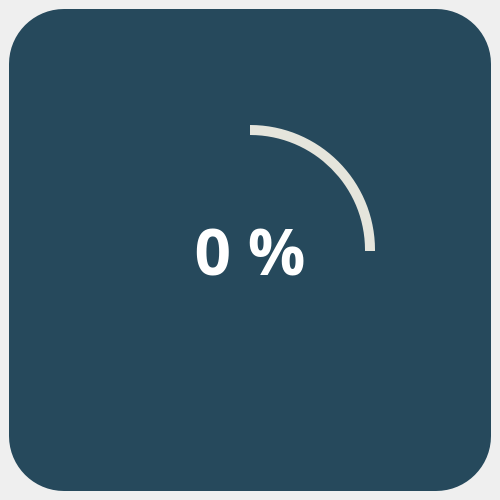
<?xml version="1.0" encoding="UTF-8"?>
<ui version="4.0">
 <class>SplashScreen</class>
 <widget class="QMainWindow" name="SplashScreen">
  <property name="geometry">
   <rect>
    <x>0</x>
    <y>0</y>
    <width>500</width>
    <height>500</height>
   </rect>
  </property>
  <property name="minimumSize">
   <size>
    <width>500</width>
    <height>500</height>
   </size>
  </property>
  <property name="maximumSize">
   <size>
    <width>500</width>
    <height>500</height>
   </size>
  </property>
  <property name="windowTitle">
   <string>MainWindow</string>
  </property>
  <widget class="QWidget" name="centralwidget">
   <layout class="QHBoxLayout" name="horizontalLayout">
    <item>
     <widget class="QFrame" name="base">
      <property name="styleSheet">
       <string notr="true">QFrame {
	background-color: #26495c;
	border-radius: 55px;
}</string>
      </property>
      <property name="frameShape">
       <enum>QFrame::StyledPanel</enum>
      </property>
      <property name="frameShadow">
       <enum>QFrame::Raised</enum>
      </property>
      <layout class="QHBoxLayout" name="horizontalLayout_2">
       <item>
        <widget class="QFrame" name="progressBar">
         <property name="minimumSize">
          <size>
           <width>250</width>
           <height>250</height>
          </size>
         </property>
         <property name="maximumSize">
          <size>
           <width>250</width>
           <height>250</height>
          </size>
         </property>
         <property name="styleSheet">
          <string notr="true">QFrame {
	border-radius: 125px;
	background-color: qconicalgradient(cx:0.5, cy:0.5, angle:90, stop:0.748 rgba(0, 0, 0, 0), stop:0.75 rgba(229, 229, 220, 255));
}</string>
         </property>
         <property name="frameShape">
          <enum>QFrame::StyledPanel</enum>
         </property>
         <property name="frameShadow">
          <enum>QFrame::Raised</enum>
         </property>
         <layout class="QHBoxLayout" name="horizontalLayout_3">
          <property name="spacing">
           <number>0</number>
          </property>
          <property name="leftMargin">
           <number>0</number>
          </property>
          <property name="topMargin">
           <number>0</number>
          </property>
          <property name="rightMargin">
           <number>0</number>
          </property>
          <property name="bottomMargin">
           <number>0</number>
          </property>
          <item>
           <widget class="QFrame" name="frame">
            <property name="minimumSize">
             <size>
              <width>230</width>
              <height>230</height>
             </size>
            </property>
            <property name="maximumSize">
             <size>
              <width>230</width>
              <height>230</height>
             </size>
            </property>
            <property name="styleSheet">
             <string notr="true">QFrame {
	border-radius: 115px;
	background-color: #26495c;
}</string>
            </property>
            <property name="frameShape">
             <enum>QFrame::StyledPanel</enum>
            </property>
            <property name="frameShadow">
             <enum>QFrame::Raised</enum>
            </property>
            <layout class="QHBoxLayout" name="horizontalLayout_4">
             <item>
              <widget class="QLabel" name="label">
               <property name="minimumSize">
                <size>
                 <width>200</width>
                 <height>100</height>
                </size>
               </property>
               <property name="maximumSize">
                <size>
                 <width>200</width>
                 <height>100</height>
                </size>
               </property>
               <property name="font">
                <font>
                 <family>Product Sans</family>
                 <pointsize>48</pointsize>
                 <weight>75</weight>
                 <bold>true</bold>
                </font>
               </property>
               <property name="styleSheet">
                <string notr="true">QLabel {
	color: white;
}</string>
               </property>
               <property name="text">
                <string>0 %</string>
               </property>
               <property name="alignment">
                <set>Qt::AlignCenter</set>
               </property>
              </widget>
             </item>
            </layout>
           </widget>
          </item>
         </layout>
        </widget>
       </item>
      </layout>
     </widget>
    </item>
   </layout>
  </widget>
 </widget>
 <resources/>
 <connections/>
</ui>
